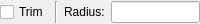
<?xml version="1.0" encoding="UTF-8"?>
<ui version="4.0">
 <class>Ui_RoundOptions</class>
 <widget class="QWidget" name="Ui_RoundOptions">
  <property name="geometry">
   <rect>
    <x>0</x>
    <y>0</y>
    <width>200</width>
    <height>24</height>
   </rect>
  </property>
  <property name="sizePolicy">
   <sizepolicy hsizetype="Fixed" vsizetype="Fixed">
    <horstretch>0</horstretch>
    <verstretch>0</verstretch>
   </sizepolicy>
  </property>
  <property name="minimumSize">
   <size>
    <width>170</width>
    <height>22</height>
   </size>
  </property>
  <property name="maximumSize">
   <size>
    <width>200</width>
    <height>32767</height>
   </size>
  </property>
  <property name="windowTitle">
   <string>Round Options</string>
  </property>
  <property name="toolTip">
   <string/>
  </property>
  <layout class="QHBoxLayout">
   <property name="leftMargin">
    <number>0</number>
   </property>
   <property name="topMargin">
    <number>1</number>
   </property>
   <property name="rightMargin">
    <number>0</number>
   </property>
   <property name="bottomMargin">
    <number>1</number>
   </property>
   <item>
    <widget class="QCheckBox" name="cbTrim">
     <property name="toolTip">
      <string>Check to trim both edges to the rounding</string>
     </property>
     <property name="text">
      <string>Trim</string>
     </property>
    </widget>
   </item>
   <item>
    <widget class="Line" name="sep1_2">
     <property name="sizePolicy">
      <sizepolicy hsizetype="Fixed" vsizetype="Minimum">
       <horstretch>0</horstretch>
       <verstretch>0</verstretch>
      </sizepolicy>
     </property>
     <property name="frameShape">
      <enum>QFrame::VLine</enum>
     </property>
     <property name="frameShadow">
      <enum>QFrame::Sunken</enum>
     </property>
    </widget>
   </item>
   <item>
    <widget class="QLabel" name="lRadius">
     <property name="text">
      <string>Radius:</string>
     </property>
     <property name="wordWrap">
      <bool>false</bool>
     </property>
    </widget>
   </item>
   <item>
    <widget class="QLineEdit" name="leRadius">
     <property name="toolTip">
      <string>Rounding radius</string>
     </property>
    </widget>
   </item>
  </layout>
 </widget>
 <layoutdefault spacing="6" margin="11"/>
 <resources/>
 <connections>
  <connection>
   <sender>leRadius</sender>
   <signal>textChanged(QString)</signal>
   <receiver>Ui_RoundOptions</receiver>
   <slot>updateData()</slot>
   <hints>
    <hint type="sourcelabel">
     <x>20</x>
     <y>20</y>
    </hint>
    <hint type="destinationlabel">
     <x>20</x>
     <y>20</y>
    </hint>
   </hints>
  </connection>
  <connection>
   <sender>cbTrim</sender>
   <signal>toggled(bool)</signal>
   <receiver>Ui_RoundOptions</receiver>
   <slot>updateData()</slot>
   <hints>
    <hint type="sourcelabel">
     <x>20</x>
     <y>20</y>
    </hint>
    <hint type="destinationlabel">
     <x>20</x>
     <y>20</y>
    </hint>
   </hints>
  </connection>
 </connections>
 <slots>
  <slot>updateData()</slot>
 </slots>
</ui>
